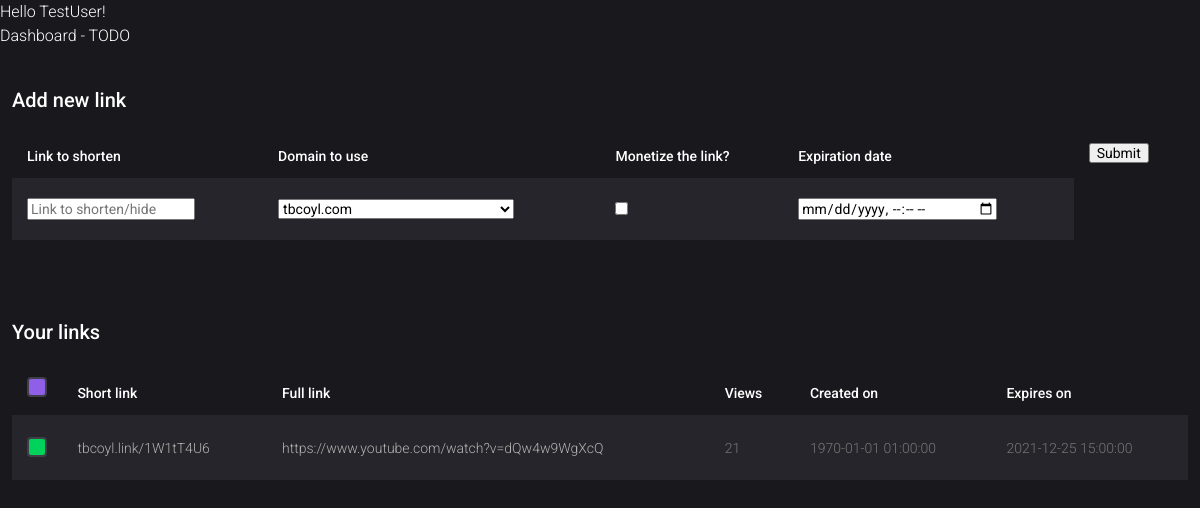
/dashboard (signed in), run on the app's committed database.
### backend_db.py (models this page shows, shortened)
class User(db.Model):
	__tablename__ = "users"
	id = db.Column(db.Integer, primary_key=True, unique=True, nullable=False)
	name = db.Column(db.String, nullable=False)
	email = db.Column(db.String, nullable=False)
	password = db.Column(db.String, nullable=False)
	created = db.Column(db.DateTime)

class Link(db.Model):
	__tablename__ = "links"
	id = db.Column(db.Integer, primary_key=True, unique=True)
	status = db.Column(db.Integer, nullable=False)
	owner = db.Column(db.Integer, db.ForeignKey('users.id'), nullable=False)
	owner_ = db.relationship("User", backref="links.owner")
	source_link = db.Column(db.String, nullable=False)
	code = db.Column(db.String, unique=True, nullable=False)
	domain = db.Column(db.String, nullable=False)

### frontend.py (the view)
@app.route('/dashboard')
@backend.isLoggedIn
def dashboard():
	return render_template("dashboard.html", links=reversed(backend.loadUserLinks()))

### backend.py (called while the page is built)
def isLoggedIn(f):
	@wraps(f)
	def wrap_isloggedin(*args, **kwargs):
		req_ip = request.remote_addr
		is_logged = True if session.get('loggedin') else False
		if not is_logged:
			return redirect(f"/login?r={request.path}")
		return f(*args, **kwargs)
	return wrap_isloggedin

def loadUserLinks():
	user = session['id']
	user = bdb.User.query.filter_by(id=user).first()
	links = bdb.Link.query.filter_by(owner=user.id).all()
	for i, link in enumerate(links):
		if link.status == -1:
			links.pop(i)
			continue
		link_data = bdb.LinkData.query.filter_by(id=link.code).first()
		links[i].views = link_data.views
		links[i].ad = link_data.ad
		links[i].created = link_data.created
		links[i].expires = link_data.expire
		links[i].fullurl = f"{link.domain}/{link.code}"
	return links

### templates/dashboard.html (shortened to what this page needs)
<!DOCTYPE html>
<html>
<head>
	<link rel="stylesheet" href="{{url_for('static', filename='fonts/icomoon/style.css')}}">
	<link rel="stylesheet" href="{{url_for('static', filename='css/owl.carousel.min.css')}}">
	<link rel="stylesheet" href="{{url_for('static', filename='css/bootstrap.min.css')}}">
	<link rel="stylesheet" href="{{url_for('static', filename='css/style.css')}}">
</head>
<body>
	Hello {{session['name']}}!
	<br>
	Dashboard - TODO
<div class="content">
	<div class="container" style="max-width: unset;">
		<h2 class="mb-3">Add new link</h2>
		<form action="/create_new_link" method="POST">
			<div class="table-responsive custom-table-responsive">
				<table class="table custom-table">
					<thead>
						<tr>
							<th scope="col">
								<span>Link to shorten</span>
							</th>
							<th scope="col">
								<span>Domain to use</span>
							</th>
							<th scope="col">
								<span>Monetize the link?</span>
							</th>
							<th scope="col">
								<span>Expiration date</span>
							</th>
							<th scope="col"><input type="submit" name="submit"></th>
						</tr>
					</thead>
					<tbody>
						<tr scope="row">
							<th scope="row">
								<input type="text" name="redirect_to" required placeholder="Link to shorten/hide">
							</th>
							<th scope="row">
								<select name="domain">
									<option>tbcoyl.com</option>
								</select>
							</th>
							<th scope="row">
								<input type="checkbox" name="ad">
							</th>
							<th scope="row">
								<input type="datetime-local" name="expiration">
							</th>
						</tr>
					</tbody>
				</table>
			</div>
		</form>
	</div>
</div>
<div class="content">
	<div class="container" style="max-width: unset;">
		<h2 class="mb-3">Your links</h2>
		<div class="table-responsive custom-table-responsive">
			<table class="table custom-table">
				<thead>
					<tr>
						<th scope="col" style="padding-right: 25px;">
							<label class="control control--checkbox">
								<div class="control__indicator bg-info"></div>
							</label>
						</th>
						<th scope="col">Short link</th>
						<th scope="col">Full link</th>
						<th scope="col">Views</th>
						<th scope="col">Created on</th>
						<th scope="col">Expires on</th>
					</tr>
				</thead>
				<tbody>
					{% for link in links %}
					<tr scope="row" onclick="window.location='/dashboard/links/{{link.code}}'">
						<th scope="row">
							<label class="control control--checkbox">
								{% if link.status == 0 %}
								<div class="control__indicator bg-success"></div>
								{% elif link.status == 1 %}
								<div class="control__indicator bg-warning"></div>
								{% elif link.status == -1 %}
								<div class="control__indicator bg-danger"></div>
								{% endif %}
							</label>
						</th>
						<td><a href="https://{{link.fullurl}}" target="_blank">{{link.fullurl}}</a></td>
						<td><a href="{{link.source_link}}" target="_blank">{{link.source_link[0:60]}}{{"..." if link.source_link|length > 60 else ""}}</a></td>
						<td>{{link.views}}</td>
						<td>{{link.created}}</td>
						<td>{{link.expires or "Never"}}</td>
					</tr>
					<tr class="spacer"><td colspan="100"></td></tr>
					{% endfor %}
				</tbody>
			</table>
		</div>
	</div>
</div>
</body>
</html>

### data on the page
User: name "TestUser"
Link: status 0 (drawn), fullurl "tbcoyl.link/1W1tT4U6", source_link "https://www.youtube.com/watch?v=dQw4w9WgXcQ", views "21", created "1970-01-01 01:00:00", expires "2021-12-25 15:00:00"
